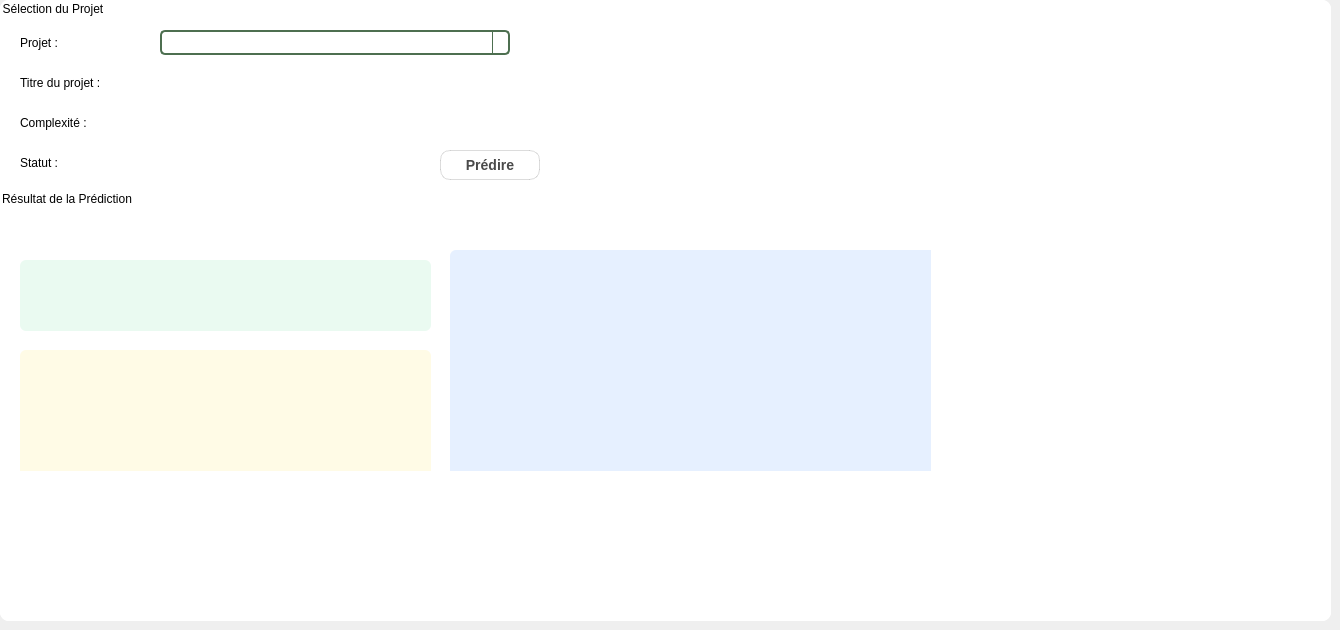
      <widget class="QWidget" name="tab_4">
       <attribute name="title">
        <string>Planification Prédictive</string>
       </attribute>
       <widget class="QWidget" name="widget" native="true">
        <property name="geometry">
         <rect>
          <x>0</x>
          <y>0</y>
          <width>1331</width>
          <height>621</height>
         </rect>
        </property>
        <property name="styleSheet">
         <string notr="true">background-color: rgb(255, 255, 255);
border-radius:9px;</string>
        </property>
        <layout class="QGridLayout" name="gridLayout">
         <item row="0" column="0">
          <widget class="QGroupBox" name="groupBox_prediction_form">
           <property name="title">
            <string>Sélection du Projet</string>
           </property>
           <widget class="QLabel" name="label_select_project">
            <property name="geometry">
             <rect>
              <x>20</x>
              <y>30</y>
              <width>120</width>
              <height>25</height>
             </rect>
            </property>
            <property name="text">
             <string>Projet :</string>
            </property>
           </widget>
           <widget class="QComboBox" name="comboBox_select_project">
            <property name="geometry">
             <rect>
              <x>160</x>
              <y>30</y>
              <width>350</width>
              <height>25</height>
             </rect>
            </property>
            <property name="styleSheet">
             <string notr="true">QComboBox {
    border: 2px solid #4D6F50;
    border-radius: 5px;
    padding: 5px;
}

QComboBox::drop-down {
    subcontrol-origin: padding;
    subcontrol-position: top right;
    width: 15px;
    border-left-width: 1px;
    border-left-color: #4D6F50;
    border-left-style: solid;
    border-top-right-radius: 3px;
    border-bottom-right-radius: 3px;
}

QComboBox::down-arrow {
    image: url(down_arrow.png);
}</string>
            </property>
           </widget>
           <widget class="QLabel" name="label_title">
            <property name="geometry">
             <rect>
              <x>20</x>
              <y>70</y>
              <width>120</width>
              <height>25</height>
             </rect>
            </property>
            <property name="text">
             <string>Titre du projet :</string>
            </property>
           </widget>
           <widget class="QLineEdit" name="lineEdit_title">
            <property name="geometry">
             <rect>
              <x>160</x>
              <y>70</y>
              <width>350</width>
              <height>25</height>
             </rect>
            </property>
            <property name="readOnly">
             <bool>true</bool>
            </property>
           </widget>
           <widget class="QLabel" name="label_complexity">
            <property name="geometry">
             <rect>
              <x>20</x>
              <y>110</y>
              <width>120</width>
              <height>25</height>
             </rect>
            </property>
            <property name="text">
             <string>Complexité :</string>
            </property>
           </widget>
           <widget class="QLineEdit" name="lineEdit_complexity">
            <property name="geometry">
             <rect>
              <x>160</x>
              <y>110</y>
              <width>150</width>
              <height>25</height>
             </rect>
            </property>
            <property name="readOnly">
             <bool>true</bool>
            </property>
           </widget>
           <widget class="QLabel" name="label_status">
            <property name="geometry">
             <rect>
              <x>20</x>
              <y>150</y>
              <width>120</width>
              <height>25</height>
             </rect>
            </property>
            <property name="text">
             <string>Statut :</string>
            </property>
           </widget>
           <widget class="QLineEdit" name="lineEdit_status">
            <property name="geometry">
             <rect>
              <x>160</x>
              <y>150</y>
              <width>150</width>
              <height>25</height>
             </rect>
            </property>
            <property name="readOnly">
             <bool>true</bool>
            </property>
           </widget>
           <widget class="QPushButton" name="pushButton_predict">
            <property name="geometry">
             <rect>
              <x>440</x>
              <y>150</y>
              <width>100</width>
              <height>30</height>
             </rect>
            </property>
            <property name="styleSheet">
             <string notr="true">QPushButton {
    background: qlineargradient(spread:pad, x1:0, y1:0, x2:1, y2:1,
                                stop:0 rgba(193, 179, 255, 200), 
                                stop:1 rgba(255, 228, 196, 200));
    color: #4A4A4A;
    border-radius: 10px;
    border: 1px solid rgba(74, 74, 74, 50);
    padding: 8px 15px;
    font-size: 14px;
    font-weight: bold;
}

QPushButton:hover {
    background: qlineargradient(spread:pad, x1:0, y1:0, x2:1, y2:1,
                                stop:0 rgba(170, 153, 255, 200), 
                                stop:1 rgba(255, 204, 153, 200));
    color: black;
}

QPushButton:pressed {
    background: rgba(193, 179, 255, 180);
}
</string>
            </property>
            <property name="text">
             <string>Prédire</string>
            </property>
           </widget>
           <widget class="QGroupBox" name="groupBox_prediction_result">
            <property name="geometry">
             <rect>
              <x>0</x>
              <y>190</y>
              <width>931</width>
              <height>281</height>
             </rect>
            </property>
            <property name="title">
             <string>Résultat de la Prédiction</string>
            </property>
            <widget class="QLabel" name="label_predicted_duration">
             <property name="geometry">
              <rect>
               <x>20</x>
               <y>70</y>
               <width>411</width>
               <height>71</height>
              </rect>
             </property>
             <property name="styleSheet">
              <string notr="true">font-size: 16px; color: #1a4d2e; background: #eafaf1; border-radius: 6px; padding: 4px;</string>
             </property>
             <property name="text">
              <string/>
             </property>
             <property name="alignment">
              <set>Qt::AlignmentFlag::AlignCenter</set>
             </property>
            </widget>
            <widget class="QLabel" name="label_risk">
             <property name="geometry">
              <rect>
               <x>20</x>
               <y>160</y>
               <width>411</width>
               <height>131</height>
              </rect>
             </property>
             <property name="styleSheet">
              <string notr="true">font-size: 16px; color: #b36b00; background: #fffbe6; border-radius: 6px; padding: 4px;</string>
             </property>
             <property name="text">
              <string/>
             </property>
             <property name="alignment">
              <set>Qt::AlignmentFlag::AlignCenter</set>
             </property>
            </widget>
            <widget class="QLabel" name="label_advice">
             <property name="geometry">
              <rect>
               <x>450</x>
               <y>60</y>
               <width>671</width>
               <height>361</height>
              </rect>
             </property>
             <property name="styleSheet">
              <string notr="true">font-size: 16px; color: #004080; background: #e6f0ff; border-radius: 6px; padding: 4px;</string>
             </property>
             <property name="text">
              <string/>
             </property>
             <property name="alignment">
              <set>Qt::AlignmentFlag::AlignLeading|Qt::AlignmentFlag::AlignLeft|Qt::AlignmentFlag::AlignTop</set>
             </property>
             <property name="wordWrap">
              <bool>true</bool>
             </property>
            </widget>
           </widget>
           <zorder>label_select_project</zorder>
           <zorder>comboBox_select_project</zorder>
           <zorder>label_title</zorder>
           <zorder>label_complexity</zorder>
           <zorder>lineEdit_complexity</zorder>
           <zorder>label_status</zorder>
           <zorder>lineEdit_status</zorder>
           <zorder>groupBox_prediction_result</zorder>
           <zorder>pushButton_predict</zorder>
           <zorder>lineEdit_title</zorder>
          </widget>
         </item>
        </layout>
       </widget>
      </widget>
